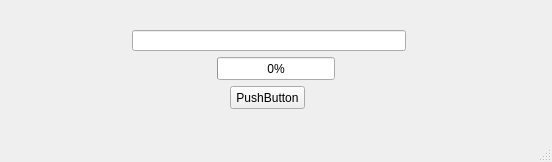
<?xml version="1.0" encoding="UTF-8"?>
<ui version="4.0">
 <class>MainWindow</class>
 <widget class="QMainWindow" name="MainWindow">
  <property name="geometry">
   <rect>
    <x>0</x>
    <y>0</y>
    <width>552</width>
    <height>162</height>
   </rect>
  </property>
  <property name="windowTitle">
   <string>MainWindow</string>
  </property>
  <widget class="QWidget" name="centralwidget">
   <widget class="QLineEdit" name="URL">
    <property name="geometry">
     <rect>
      <x>132</x>
      <y>30</y>
      <width>274</width>
      <height>21</height>
     </rect>
    </property>
   </widget>
   <widget class="QPushButton" name="download_button">
    <property name="geometry">
     <rect>
      <x>230</x>
      <y>86</y>
      <width>75</width>
      <height>23</height>
     </rect>
    </property>
    <property name="text">
     <string>PushButton</string>
    </property>
   </widget>
   <widget class="QProgressBar" name="progress_bar">
    <property name="geometry">
     <rect>
      <x>217</x>
      <y>57</y>
      <width>118</width>
      <height>23</height>
     </rect>
    </property>
    <property name="value">
     <number>0</number>
    </property>
   </widget>
  </widget>
  <widget class="QMenuBar" name="menubar">
   <property name="geometry">
    <rect>
     <x>0</x>
     <y>0</y>
     <width>552</width>
     <height>21</height>
    </rect>
   </property>
  </widget>
  <widget class="QStatusBar" name="statusbar"/>
 </widget>
 <resources/>
 <connections/>
</ui>
